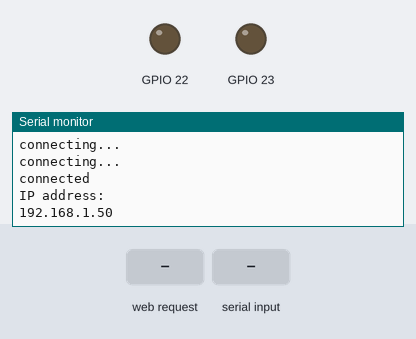
Recording of a sketch running on a simulated ESP32. On the bench: output pins drawn as LEDs (lit = HIGH), the last lines printed to the serial monitor. The inputs (shaded band) are chosen by the test bench. WiFi joins after 1.5 s; servers stay silent unless stated.

Above: at 3.2 s.
3.3 s: HTTP request GET /EMData received
At 4.3 s:
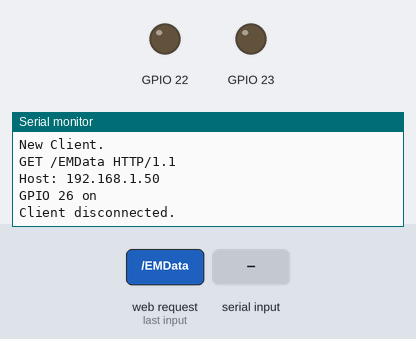
4.8 s: "GET /EMData\n" received over the second serial link
At 7.2 s:
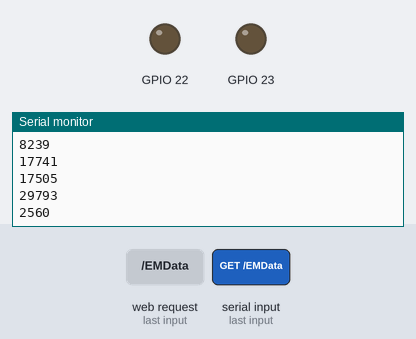
Timing chart, 0 to 8.7 s (numbered marks = the images above; inputs shaded):
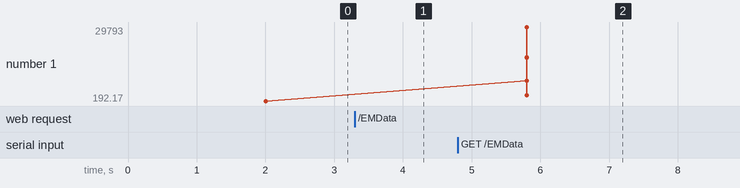

Measured:
- after the input at 3.3 s, the serial monitor: prints a new line at once (image 1)
- after the input at 4.8 s, the serial monitor: prints a new line after 1.0 s (image 2)
- plotted number 1: 192.17 → 2560 after the input at 4.8 s

The sketch:

esp32_JBM_rs485.ino
```cpp
#include <HardwareSerial.h>
#include "stdint.h"
#include <WiFi.h>

#define RXD2 16       //esp32 Rx
#define TXD2 17        //esp32 Tx

int i = 0, c = -1;                                     //reading holding registers
byte TxData[] = {5, 3, 0, 4, 0, 5};     //slave_id, fun code, start address, no. of bytes
uint8_t numRegs =TxData[5];             // 1byte,     1 byte,     2 bytes ,        2 bytes
uint8_t RxData[15];

typedef struct arr_strc                 //creating Data stucture
{
  uint8_t id;
  uint16_t Data[8];
}strc_arr;

volatile strc_arr dataStruct[20];

/* Table of CRC values for high-order byte */
static const uint8_t table_crc_hi[] = {
    0x00, 0xC1, 0x81, 0x40, 0x01, 0xC0, 0x80, 0x41, 0x01, 0xC0,
    0x80, 0x41, 0x00, 0xC1, 0x81, 0x40, 0x01, 0xC0, 0x80, 0x41,
    0x00, 0xC1, 0x81, 0x40, 0x00, 0xC1, 0x81, 0x40, 0x01, 0xC0,
    0x80, 0x41, 0x01, 0xC0, 0x80, 0x41, 0x00, 0xC1, 0x81, 0x40,
    0x00, 0xC1, 0x81, 0x40, 0x01, 0xC0, 0x80, 0x41, 0x00, 0xC1,
    0x81, 0x40, 0x01, 0xC0, 0x80, 0x41, 0x01, 0xC0, 0x80, 0x41,
    0x00, 0xC1, 0x81, 0x40, 0x01, 0xC0, 0x80, 0x41, 0x00, 0xC1,
    0x81, 0x40, 0x00, 0xC1, 0x81, 0x40, 0x01, 0xC0, 0x80, 0x41,
    0x00, 0xC1, 0x81, 0x40, 0x01, 0xC0, 0x80, 0x41, 0x01, 0xC0,
    0x80, 0x41, 0x00, 0xC1, 0x81, 0x40, 0x00, 0xC1, 0x81, 0x40,
    0x01, 0xC0, 0x80, 0x41, 0x01, 0xC0, 0x80, 0x41, 0x00, 0xC1,
    0x81, 0x40, 0x01, 0xC0, 0x80, 0x41, 0x00, 0xC1, 0x81, 0x40,
    0x00, 0xC1, 0x81, 0x40, 0x01, 0xC0, 0x80, 0x41, 0x01, 0xC0,
    0x80, 0x41, 0x00, 0xC1, 0x81, 0x40, 0x00, 0xC1, 0x81, 0x40,
    0x01, 0xC0, 0x80, 0x41, 0x00, 0xC1, 0x81, 0x40, 0x01, 0xC0,
    0x80, 0x41, 0x01, 0xC0, 0x80, 0x41, 0x00, 0xC1, 0x81, 0x40,
    0x00, 0xC1, 0x81, 0x40, 0x01, 0xC0, 0x80, 0x41, 0x01, 0xC0,
    0x80, 0x41, 0x00, 0xC1, 0x81, 0x40, 0x01, 0xC0, 0x80, 0x41,
    0x00, 0xC1, 0x81, 0x40, 0x00, 0xC1, 0x81, 0x40, 0x01, 0xC0,
    0x80, 0x41, 0x00, 0xC1, 0x81, 0x40, 0x01, 0xC0, 0x80, 0x41,
    0x01, 0xC0, 0x80, 0x41, 0x00, 0xC1, 0x81, 0x40, 0x01, 0xC0,
    0x80, 0x41, 0x00, 0xC1, 0x81, 0x40, 0x00, 0xC1, 0x81, 0x40,
    0x01, 0xC0, 0x80, 0x41, 0x01, 0xC0, 0x80, 0x41, 0x00, 0xC1,
    0x81, 0x40, 0x00, 0xC1, 0x81, 0x40, 0x01, 0xC0, 0x80, 0x41,
    0x00, 0xC1, 0x81, 0x40, 0x01, 0xC0, 0x80, 0x41, 0x01, 0xC0,
    0x80, 0x41, 0x00, 0xC1, 0x81, 0x40
};

/* Table of CRC values for low-order byte */
static const uint8_t table_crc_lo[] = {
    0x00, 0xC0, 0xC1, 0x01, 0xC3, 0x03, 0x02, 0xC2, 0xC6, 0x06,
    0x07, 0xC7, 0x05, 0xC5, 0xC4, 0x04, 0xCC, 0x0C, 0x0D, 0xCD,
    0x0F, 0xCF, 0xCE, 0x0E, 0x0A, 0xCA, 0xCB, 0x0B, 0xC9, 0x09,
    0x08, 0xC8, 0xD8, 0x18, 0x19, 0xD9, 0x1B, 0xDB, 0xDA, 0x1A,
    0x1E, 0xDE, 0xDF, 0x1F, 0xDD, 0x1D, 0x1C, 0xDC, 0x14, 0xD4,
    0xD5, 0x15, 0xD7, 0x17, 0x16, 0xD6, 0xD2, 0x12, 0x13, 0xD3,
    0x11, 0xD1, 0xD0, 0x10, 0xF0, 0x30, 0x31, 0xF1, 0x33, 0xF3,
    0xF2, 0x32, 0x36, 0xF6, 0xF7, 0x37, 0xF5, 0x35, 0x34, 0xF4,
    0x3C, 0xFC, 0xFD, 0x3D, 0xFF, 0x3F, 0x3E, 0xFE, 0xFA, 0x3A,
    0x3B, 0xFB, 0x39, 0xF9, 0xF8, 0x38, 0x28, 0xE8, 0xE9, 0x29,
    0xEB, 0x2B, 0x2A, 0xEA, 0xEE, 0x2E, 0x2F, 0xEF, 0x2D, 0xED,
    0xEC, 0x2C, 0xE4, 0x24, 0x25, 0xE5, 0x27, 0xE7, 0xE6, 0x26,
    0x22, 0xE2, 0xE3, 0x23, 0xE1, 0x21, 0x20, 0xE0, 0xA0, 0x60,
    0x61, 0xA1, 0x63, 0xA3, 0xA2, 0x62, 0x66, 0xA6, 0xA7, 0x67,
    0xA5, 0x65, 0x64, 0xA4, 0x6C, 0xAC, 0xAD, 0x6D, 0xAF, 0x6F,
    0x6E, 0xAE, 0xAA, 0x6A, 0x6B, 0xAB, 0x69, 0xA9, 0xA8, 0x68,
    0x78, 0xB8, 0xB9, 0x79, 0xBB, 0x7B, 0x7A, 0xBA, 0xBE, 0x7E,
    0x7F, 0xBF, 0x7D, 0xBD, 0xBC, 0x7C, 0xB4, 0x74, 0x75, 0xB5,
    0x77, 0xB7, 0xB6, 0x76, 0x72, 0xB2, 0xB3, 0x73, 0xB1, 0x71,
    0x70, 0xB0, 0x50, 0x90, 0x91, 0x51, 0x93, 0x53, 0x52, 0x92,
    0x96, 0x56, 0x57, 0x97, 0x55, 0x95, 0x94, 0x54, 0x9C, 0x5C,
    0x5D, 0x9D, 0x5F, 0x9F, 0x9E, 0x5E, 0x5A, 0x9A, 0x9B, 0x5B,
    0x99, 0x59, 0x58, 0x98, 0x88, 0x48, 0x49, 0x89, 0x4B, 0x8B,
    0x8A, 0x4A, 0x4E, 0x8E, 0x8F, 0x4F, 0x8D, 0x4D, 0x4C, 0x8C,
    0x44, 0x84, 0x85, 0x45, 0x87, 0x47, 0x46, 0x86, 0x82, 0x42,
    0x43, 0x83, 0x41, 0x81, 0x80, 0x40
};

const char* network ="TP-Link_F237";
const char* password = "42191544";

WiFiServer server(80);
String header;
unsigned long currentTime = millis();    // Previous time
unsigned long previousTime = 0;   // Define timeout time in milliseconds (example: 2000ms = 2s)
const long timeoutTime = 2000;

uint16_t crc16(uint8_t *buffer, uint16_t buffer_length);
void Transmit();
int Display_1(uint8_t *Data_rx, uint8_t i, uint8_t Regs);


void Transmit()  ///byte TxData
{
    uint16_t  abc = crc16(TxData, 6);
TxData[6] = byte(abc & 0xFF);
TxData[7] = byte((abc >> 8)& 0xFF);
  c++;
  //if(c < 5)
  //{
  digitalWrite(22, HIGH);  //transmitting
  digitalWrite(23, HIGH);

  Serial2.write(TxData, 8);
  Serial2.flush();

  digitalWrite(22, LOW);    //receiving
  digitalWrite(23, LOW);
  //}
}

int Display_1(uint8_t *Data_rx, uint8_t i, uint8_t Regs)      //serial printing of receiving data from available
{

    dataStruct[i].id=i;
    Serial.print("id: ");
    Serial.println(dataStruct[i].id);
    int regidx = 3;
    for(int  j=0; j<Regs; j++)
    {
    dataStruct[i].Data[j] = Data_rx[j+regidx]<<8 | Data_rx[j+(++regidx)];
    Serial.println(dataStruct[i].Data[j]);
    }
  return 1;
}

uint16_t crc16(uint8_t *buffer, uint16_t buffer_length)
{
    uint8_t crc_hi = 0xFF; /* high CRC byte initialized */
    uint8_t crc_lo = 0xFF; /* low CRC byte initialized */
    unsigned int i; /* will index into CRC lookup */

    /* pass through message buffer */
    while (buffer_length--) {
        i = crc_lo ^ *buffer++; /* calculate the CRC  */
        crc_lo = crc_hi ^ table_crc_hi[i];
        crc_hi = table_crc_lo[i];
    }

    return (crc_hi << 8 | crc_lo);
}

void setup() {
  // put your setup code here, to run once:


pinMode(22, OUTPUT);
pinMode(23, OUTPUT);

Serial2.begin(9600, SERIAL_8N1, RXD2, TXD2);
  Serial.begin(9600);
  Transmit();
  WiFi.begin(network, password);
while(WiFi.status() != WL_CONNECTED)
{
  Serial.println("connecting...");
  delay(1000);
}
  Serial.println("connected");
   Serial.println("IP address: ");
   Serial.println(WiFi.localIP());

   server.begin();

}

void loop()
{
  // put your main code here, to run repeatedly:
 if(Serial2.available() > 0)
 {
  int rx_count = (numRegs*2) + 5;       //total no. of bytes to be read
  Serial2.readBytes(RxData, rx_count);

  int r = Display_1(RxData, i, numRegs);
  i++;
  delay(5000);
  Transmit();
 }

 WiFiClient client = server.available();
 if(client)
  {
    currentTime = millis();
    previousTime = currentTime;
    Serial.println("New Client.");          // print a message out in the serial port
    String currentLine = "";
    while(client.connected() && currentTime - previousTime <= timeoutTime)
    {
      currentTime = millis();
      if(client.available())
      {
        char c= client.read();
        Serial.write(c);
        header +=c;
        if(c == '\n')
        {
          if(currentLine.length() == 0)
          {
            client.println("HTTP/1.1 200 OK");
            client.println("Content-type:text/html");
            client.println("Connection: close");
            client.println();
            // Display the HTML web page
            client.println("Hello World");
            if (header.indexOf("GET /EMData") >= 0) {
              Serial.println("GPIO 26 on");
              Transmit();
            }
            else
            {
            for(int b=0; b<i; b++)
            {
            client.println("{ id: ");
            client.println(dataStruct[b].id);
            client.println(", ");
            //int regidx = 3;
            for(int  j=0; j<numRegs; j++)
            {
            client.print(dataStruct[b].Data[j]);
            client.print(", ");
            }
            client.println("}");
            }
          }
            break;
          }
          else
          {
            currentLine ="";
          }
        }
        else if (c != '\r')
        {
          currentLine +=c;
        }
      }
    }
    header = "";
    // Close the connection
    client.stop();
    Serial.println("Client disconnected.");
    Serial.println("");
  }
}
```

Source omitted: modbus_crc.c (data table, 3962 bytes)
